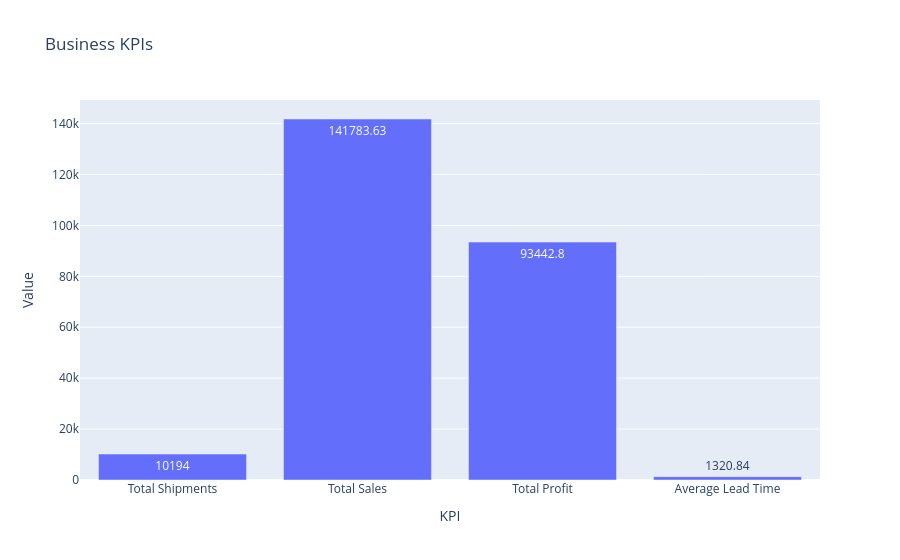

Notebook code for this chart:
### Code cell
# KPI Bar Chart
fig = px.bar(
    kpi_summary,
    x="KPI",
    y="Value",
    text="Value",
    title="Business KPIs"
)

fig.show()

### Figure 1 — Plotly figure (JSON) as saved in the notebook; plotly's stock layout.template omitted (floating-point values rounded to 4 significant figures)
{"data": [{"hovertemplate": "KPI=%{x}<br>Value=%{text}<extra></extra>", "legendgroup": "", "marker": {"color": "#636efa", "pattern": {"shape": ""}}, "name": "", "orientation": "v", "showlegend": false, "text": [10190.0, 141800.0, 93440.0, 1321.0], "textposition": "auto", "type": "bar", "x": ["Total Shipments", "Total Sales", "Total Profit", "Average Lead Time"], "xaxis": "x", "y": [10190.0, 141800.0, 93440.0, 1321.0], "yaxis": "y"}], "layout": {"barmode": "relative", "legend": {"tracegroupgap": 0}, "title": {"text": "Business KPIs"}, "xaxis": {"anchor": "y", "domain": [0, 1], "title": {"text": "KPI"}}, "yaxis": {"anchor": "x", "domain": [0, 1], "title": {"text": "Value"}}}}
